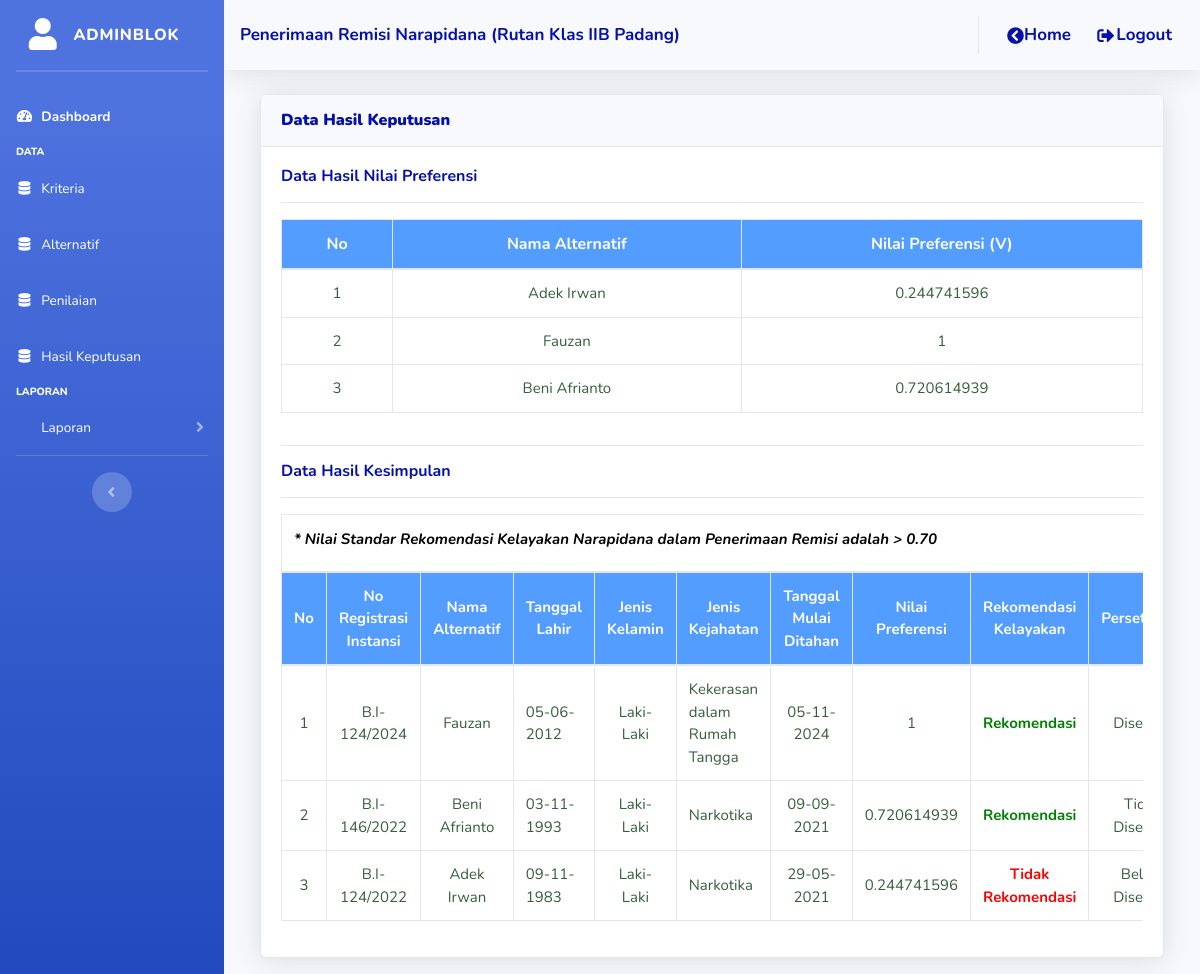
/admin/proses/hasil_keputusan.php?idp=12 (signed in), run on the app's committed database.
### tables this page shows
CREATE TABLE `tbl_hasil` (
  `id_hasil` int(11) NOT NULL,
  `id_alternatif` varchar(15) NOT NULL,
  `id_periode` int(11) NOT NULL,
  `hasil` double NOT NULL,
  `persetujuan` varchar(1) NOT NULL DEFAULT '0'
);

CREATE TABLE `tbl_alternatif` (
  `id_alternatif` varchar(15) NOT NULL,
  `nama` varchar(255) NOT NULL,
  `tanggal_lahir` date NOT NULL,
  `jenis_kelamin` varchar(15) NOT NULL,
  `jenis_kejahatan` varchar(255) NOT NULL,
  `tanggal_mulai_ditahan` date NOT NULL,
  `lama_pidana` varchar(20) NOT NULL,
  `id_blok` int(11) NOT NULL,
  `id_periode` int(11) NOT NULL
);

### admin/proses/hasil_keputusan.php (the view, shortened to what this page needs)
<?php
include("style/header.php");
include("style/sidebar.php");
$idp = $_GET['idp'];
?>
<div class="content-wrapper">
	<div class="container-fluid">
		<div class="col-lg-12">
			<div class="card shadow mt-3 mb-3">
				<div class="card-header py-3">
					<h6 class="m-0 font-weight-bold text-olive" style="color: #0510a8"><b>Data Hasil Keputusan</b></h6>
				</div>
				<div class="card-body">
					<h6 style="font-weight: bold; color: #0510a8">Data Hasil Nilai Preferensi</h6>
					<hr>
					<div class="table-responsive">
						<table class="table table-bordered">
							<thead>
								<tr align="center" style="background-color: #529dff; color: #ffff" align="center">
									<th style="font-size: 16px;">No</th>
									<th style="font-size: 16px;">Nama Alternatif</th>
									<th style="font-size: 16px;">Nilai Preferensi (V)</th>
								</tr>
							</thead>
							<tbody>
								<?php
								include('../../config/koneksi.php');
								$noo = 1;
								$qq = mysqli_query($konek, "SELECT * FROM tbl_hasil a LEFT JOIN tbl_alternatif b ON a.id_alternatif=b.id_alternatif WHERE a.id_periode = '$idp'");
								while ($dd = mysqli_fetch_assoc($qq)) {
								?>
									<tr style="color:  #355E3B">
										<td style="font-size: 15px;" align="center" valign="bottom"><?php echo $noo; ?></td>
										<td style="font-size: 15px; " align="center" valign="bottom"><?php echo $dd['nama']; ?></td>
										<td style="font-size: 15px; " align="center" valign="bottom"><?php echo $dd['hasil']; ?></td>
									</tr>
								<?php
									$noo++;
								}
								?>
							</tbody>
						</table>
					</div>
					<hr>
					<h6 style="font-weight: bold; color: #0510a8">Data Hasil Kesimpulan</h6>
					<hr>
					<div class="table-responsive">
						<table class="table table-bordered">
							<thead>
								<tr>
									<th colspan="10"><label style="font-size: 15px;"><i style="color : #000000;">* Nilai Standar Rekomendasi Kelayakan Narapidana dalam Penerimaan Remisi adalah > 0.70</i></th>
								</tr>
								<tr align="center" style="background-color: #529dff; color: #ffff" align="center">
									<th style="font-size: 15px; vertical-align: middle;">No</th>
									<th style="font-size: 15px;vertical-align: middle;">No Registrasi Instansi</th>
									<th style="font-size: 15px;vertical-align: middle;">Nama Alternatif</th>
									<th style="font-size: 15px;vertical-align: middle; width: 120px;">Tanggal Lahir</th>
									<th style="font-size: 15px;vertical-align: middle;">Jenis Kelamin</th>
									<th style="font-size: 15px;vertical-align: middle;">Jenis Kejahatan</th>
									<th style="font-size: 15px;vertical-align: middle;">Tanggal Mulai Ditahan</th>
									<th style="font-size: 15px;vertical-align: middle;">Nilai Preferensi</th>
									<th style="font-size: 15px;vertical-align: middle;">Rekomendasi Kelayakan</th>
									<th style="font-size: 15px;vertical-align: middle;">Persetujuan</th>
								</tr>
							</thead>
							<tbody>
								<?php
								include('../../config/koneksi.php');
								$noo1 = 1;
								$qq = mysqli_query($konek, "SELECT * FROM tbl_hasil a LEFT JOIN tbl_alternatif b ON a.id_alternatif=b.id_alternatif WHERE a.id_periode = '$idp'ORDER BY hasil DESC");
								while ($dd = mysqli_fetch_assoc($qq)) {
								?>
									<tr style="color: #355E3B">
										<td align="right" style="font-size: 15px; text-align: center; vertical-align: middle;"><?php echo $noo1++; ?></td>
										<td style="font-size: 15px; text-align: center; vertical-align: middle;"><?php echo $dd['id_alternatif']; ?></td>
										<td style="font-size: 15px; text-align: center; vertical-align: middle;"><?php echo $dd['nama']; ?></td>
										<td style="font-size: 15px; vertical-align: middle;"><?php
																								$tanggal_lahir = new DateTime($dd['tanggal_lahir']);
																								echo $tanggal_lahir->format('d-m-Y ');
																								?>
										</td>
										<td style="font-size: 15px; text-align: center; vertical-align: middle;"><?php echo $dd['jenis_kelamin']; ?></td>
										<td style="font-size: 15px; vertical-align: middle;"><?php echo $dd['jenis_kejahatan']; ?></td>
										<td style="font-size: 15px; text-align: center; vertical-align: middle;"><?php
																													$tanggal_lahir = new DateTime($dd['tanggal_mulai_ditahan']);
																													echo $tanggal_lahir->format('d-m-Y ');
																													?>
										</td>
										<td style="font-size: 15px; text-align: center ; vertical-align: middle;"><?php echo $dd['hasil']; ?></td>
										<td style="font-size: 15px;  font-weight: bold; vertical-align: middle;" align="center" valign="bottom">
											<?php
											$range = $dd['hasil'];
											if ($range > 0.70) {
												echo "<font color='green'>Rekomendasi</font>";
											} else {
												echo "<font color='red'>Tidak Rekomendasi</font>";
											}
											?>
										</td>
										<td style="font-size: 15px; text-align: center ; vertical-align: middle;"><?php
																													if ($dd['persetujuan'] == '0') {
																														echo "Belum Disetujui";
																													} else if ($dd['persetujuan'] == '1') {
																														echo "Disetujui";
																													} else {
																														echo "Tidak Disetujui";
																													}
																													?>
										</td>
									</tr>
								<?php
								}
								?>
							</tbody>
						</table>
					</div>
				</div>
			</div>
		</div>
	</div>
</div>
<?php
include("style/footer.php");
?>

### data on the page
tbl_hasil: id_alternatif.nama "Adek Irwan", hasil "0.244741596", id_alternatif.id_alternatif "B.I-124/2022", id_alternatif.tanggal_lahir "09-11-1983", id_alternatif.jenis_kelamin "Laki-Laki", id_alternatif.jenis_kejahatan "Narkotika", id_alternatif.tanggal_mulai_ditahan "29-05-2021", shows "Tidak Rekomendasi", persetujuan "Belum Disetujui"
tbl_hasil: id_alternatif.nama "Fauzan", hasil "1", id_alternatif.id_alternatif "B.I-124/2024", id_alternatif.tanggal_lahir "05-06-2012", id_alternatif.jenis_kelamin "Laki-Laki", id_alternatif.jenis_kejahatan "Kekerasan dalam Rumah Tangga", id_alternatif.tanggal_mulai_ditahan "05-11-2024", shows "Rekomendasi", persetujuan "Disetujui"
tbl_hasil: id_alternatif.nama "Beni Afrianto", hasil "0.720614939", id_alternatif.id_alternatif "B.I-146/2022", id_alternatif.tanggal_lahir "03-11-1993", id_alternatif.jenis_kelamin "Laki-Laki", id_alternatif.jenis_kejahatan "Narkotika", id_alternatif.tanggal_mulai_ditahan "09-09-2021", shows "Rekomendasi", persetujuan "Tidak Disetujui"

### other printed values
$_SESSION['username'] "ADMINBLOK"
